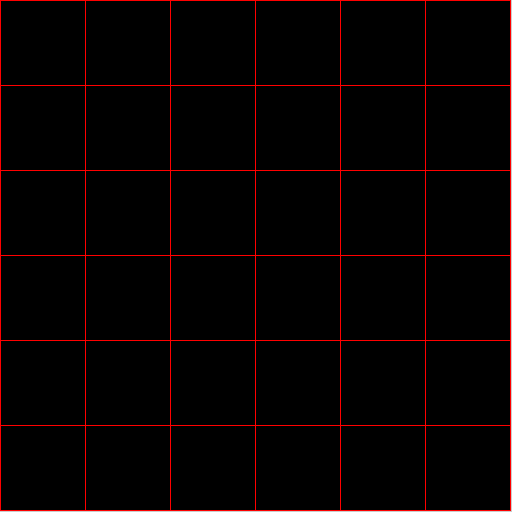
Frame 1 (no input)
Frame 60 (the mouse pressed at the canvas centre just before this capture): identical to frame 1, image omitted
Frame 120 (the mouse held since frame 60 and released just before this capture): identical to frame 1, image omitted

The Processing sketch that drew this single still picture (run headless with seeded random() and noise(); from frame 60 on, the mouse is pressed at the canvas centre):

// Processing sketch: Main
// ── Main.pde
int order = 1;
int maxSize = 6;

int[][] curve;

float cellSize;

void setup() {
  size(512, 512);
  cellSize = width/maxSize;
  curve = new int[maxSize][maxSize];
}

void draw() {
  stroke(255, 0, 0);
  for(int i = 0; i < maxSize; i++) {
    for(int j = 0; j < maxSize; j++) {
      if(curve[i][j] == 0) {
        fill(0);
      } else {
        fill(255);
      }
      rect(i*cellSize, j*cellSize, cellSize, cellSize);
    }
  }  
}
